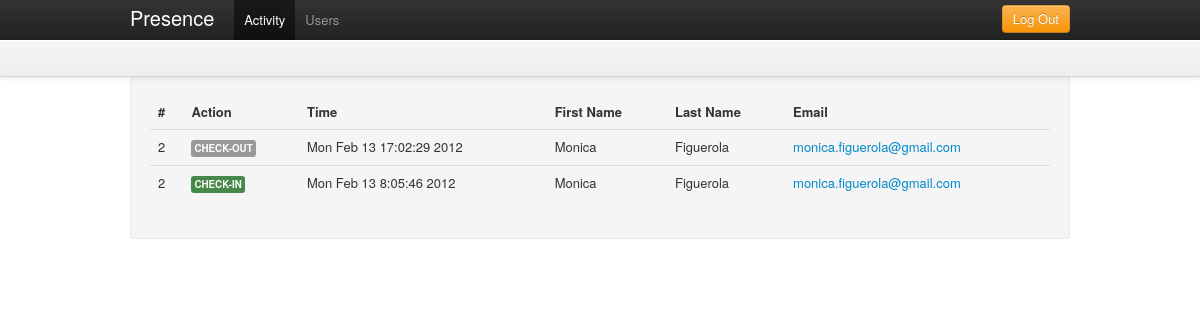
/admin/activity/ (signed in), run on the app's committed database.
### tables this page shows
CREATE TABLE IF NOT EXISTS `presence_activity` (
  `id` int(11) NOT NULL AUTO_INCREMENT,
  `userid` varchar(250) NOT NULL,
  `action` varchar(50) NOT NULL,
  `timestamp` int(15) NOT NULL,
  PRIMARY KEY (`id`)
);

CREATE TABLE IF NOT EXISTS `presence_users` (
  `id` int(11) NOT NULL AUTO_INCREMENT,
  `email` varchar(150) NOT NULL,
  `password` varchar(50) NOT NULL,
  `role` varchar(20) NOT NULL,
  `firstname` varchar(200) NOT NULL,
  `lastname` varchar(300) NOT NULL,
  `mac` varchar(20) NOT NULL,
  PRIMARY KEY (`id`)
);

### public/index.php (called while the page is built, shortened)
<?php
require_once (ROOT . '/config/config.php');
global $CONFIG;
$dependencies = new DependencyContainer($CONFIG);
$url = isset($_GET['url']) ? $_GET['url'] : null;
$role = isset($_SESSION['role']) ? $_SESSION['role'] : null;
if ($url == null && $role == null) {
    $controller = "AuthController";
    $action = "asklogin";
    $url_params = array();
} else if ($url == null && isset($role)) {
    $controller = ucfirst($role) . 'Controller';
    $action = 'activity';
    $url_params = array();
} else {
    $url_params = explode('/', $url);
    $controller = ucfirst(array_shift($url_params));
    $action = $url_params[0] == null ? 'activity' : array_shift($url_params);
}
$extra_params = $_POST;
new $controller($dependencies, $action, array_merge($url_params, $extra_params));

### config/config.php (called while the page is built, shortened)
<?php
unset($CONFIG);
$CONFIG['wwwroot'] = 'http://localhost/presence-manager';
$CONFIG['debug'] = 1;
$CONFIG['verbose'] = 1;
$CONFIG['dbhost'] = 'localhost';
$CONFIG['dbname'] = 'presence';
$CONFIG['dbuser'] = 'root';
$CONFIG['dbpassword'] = 'doremi';

### lib/DB.php (called while the page is built, shortened)
<?php
class DB {
	static function getAllRecords($db, $sql, $params){
		$st = $db->prepare($sql);
        $st->execute($params);
        return $st->fetchAll(PDO::FETCH_ASSOC);
	}
}

### app/models/ActivityModel.php (called while the page is built, shortened)
<?php
class ActivityModel extends Model {
    public function __construct($dependencies) {
        $this->_table = 'presence_activity';
    }
    public function get_all_activity() {
		$sql = "SELECT pu.id, pa.userid, pa.action, pa.timestamp, pu.firstname, pu.lastname, pu.email
				FROM " . $this->_table . " pa
				JOIN presence_users pu ON pa.userid = pu.id
				ORDER BY pa.timestamp DESC";
		return DB::getAllRecords($this->_db, $sql, null);
    }
}

### app/controllers/AdminController.php (called while the page is built, shortened)
<?php
class AdminController extends Controller {
    private $_activity_model;
    public function __construct($dependencies, $action, $params) {
        global $CONFIG;
        $this->_dependencies = $dependencies;
        $this->_activity_model = new ActivityModel($this->_dependencies);
        if ($this->check_role('admin') && method_exists($this, $action)) {
            $this->$action($params);
        } else {
            Helper::redirect($CONFIG['wwwroot'] . '/error/notfound');
        }
    }
    public function activity() {
        $this->_view = new AdminActivityView($this->_activity_model->get_all_activity());
    }
}

### lib/DependencyContainer.php (called while the page is built)
<?php
class DependencyContainer {
    private $_instances = array();
    private $_params = array();
    public function __construct($params) {
        $this->_params = $params;
    }
    public function get_db() {
        if (empty($this->_instances['db']) ||
                !is_a($this->_instances, 'PDO')) {
            $this->_instances['db'] = new PDO(
                            "mysql:host=" . $this->_params['dbhost'] . ";
                 dbname=" . $this->_params['dbname'],
                            $this->_params['dbuser'],
                            $this->_params['dbpassword']
            );
        }
        return $this->_instances['db'];
    }
}

### app/model.class.php (called while the page is built, shortened)
<?php
class Model{
    public function __construct($dependencies){
        $this->_db = $dependencies->get_db();
    }
}

### lib/Helper.php (called while the page is built, shortened)
<?php
class Helper{
	static function get_event_description($event) {
        switch ($event) {
            case 'checkin': return 'Check-In';
            case 'checkout': return 'Check-Out';
		}
	}
    static function get_label_for_action($action){
       switch ($action) {
            case 'checkin': return 'label-success';
            case 'checkout': return '';
		}
    }
}

### app/views/AdminActivityView.php (the view, shortened to what this page needs)
<?php
class AdminActivityView extends View {
    private $_entries;
    public function __construct($entries, $alert = null) {
        $this->_entries = $entries;
    }
    public function menu() {
        global $CONFIG;
        return '
			<ul class="nav">
				<li class="active"><a href="' . $CONFIG['wwwroot'] . '/admin/activity">Activity</a></li>
                <li><a href="' . $CONFIG['wwwroot'] . '/admin/users">Users</a></li>
            </ul>
            <ul class="nav pull-right">
				<a class="btn btn-warning" href="' . $CONFIG['wwwroot'] . '/auth/logout">Log Out</a>
            </ul>';
    }
    public function content() {
        global $CONFIG;
        $activity_table_content = '';
        if (!empty($this->_entries)) {
            foreach ($this->_entries as $entry) {
                $activity_table_content .=
                '<tr>
					<td>' . $entry['id'] . '</td>
					<td><span class="label ' . Helper::get_label_for_action($entry['action']). '">' . Helper::get_event_description($entry['action']) . '</span></td>
					<td>' . date('D M j G:i:s Y', $entry['timestamp']) . '</td>
					<td>' . utf8_encode($entry['firstname']) . '</td>
                    <td>' . utf8_encode($entry['lastname']) . '</td>
					<td><a href="'.$CONFIG['wwwroot'].'/admin/user_details/'.$entry['id'].'">' . $entry['email'] . '</a></td>
				 </tr>
				';
            }
        }
        return '
        <section id="activity" class="well">
        '.$this->_alert.'
            <table class="table">
                <thead>
                    <tr>
                        <th>#</th>
                        <th>Action</th>
                        <th>Time</th>
                        <th>First Name</th>
                        <th>Last Name</th>
                        <th>Email</th>
                    </tr>
                </thead>
                <tbody>' . $activity_table_content . '
                </tbody>
            </table>
        </section>';
    }
}

### public/css/presence.css (style rules this page uses)
html { overflow-y:scroll; }
body { padding-top:75px; }

### data on the page
presence_activity: userid "2", action "CHECK-OUT", timestamp "Mon Feb 13 17:02:29 2012", userid.firstname "Monica", userid.lastname "Figuerola", userid.email "monica.figuerola@gmail.com"
presence_activity: userid "2", action "CHECK-IN", timestamp "Mon Feb 13 8:05:46 2012", userid.firstname "Monica", userid.lastname "Figuerola", userid.email "monica.figuerola@gmail.com"

### other printed values
$STRINGS['brand'] "Presence"
